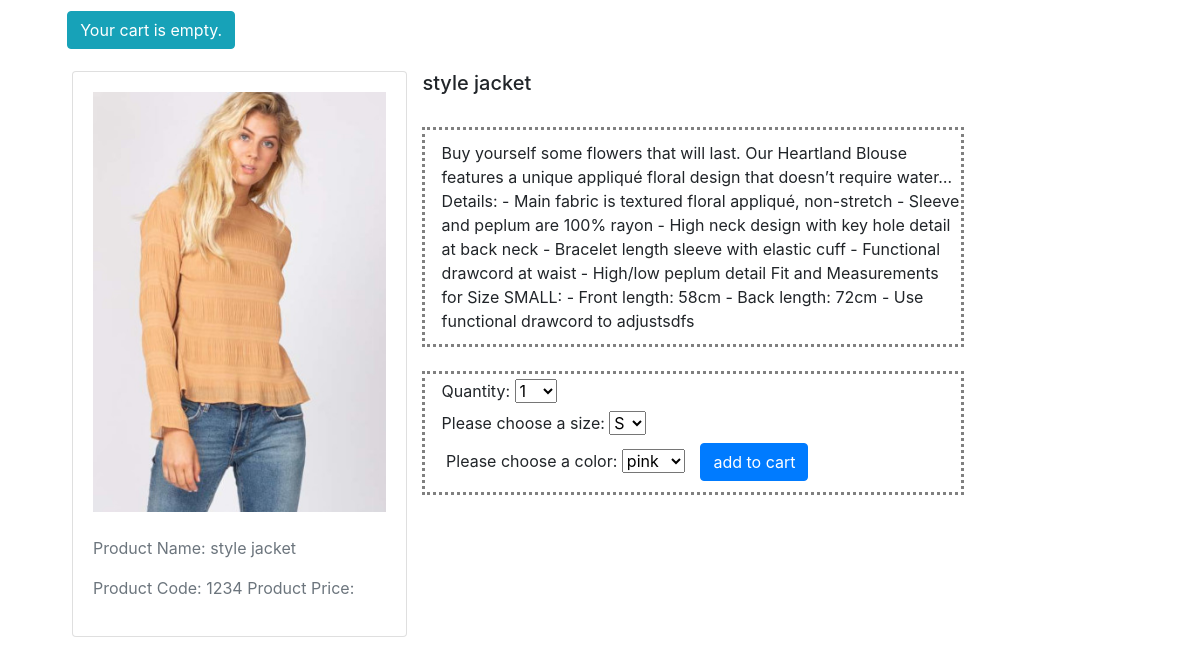
The app's page /indexproducts/4/ with its own data.
### pages/models.py (models this page shows, shortened)
class Products(models.Model):
    SIZE_CHOICES = (
    ('Size', (
            ('small', 's'),
            ('medium', 'm'),
            ('large', 'l'),
            ('extr large', 'xl'),
        ),
    ),
    )
    COLOR_CHOICES = (
    ('color', (
            ('white', 'white'),
            ('blue', 'blue'),
            ('red', 'red'),
        )
    ),)
    category = models.ForeignKey(Category, blank=True, related_name='products', on_delete=models.CASCADE)
    p_code = models.CharField(max_length=50, unique=True)
    p_name = models.CharField(max_length=50)
    slug = models.SlugField(max_length=100, db_index=True, blank=True)
    description = models.TextField(max_length=1500)
    colour = models.CharField(max_length=100,choices=COLOR_CHOICES)
    size = models.CharField(max_length=100, choices=SIZE_CHOICES)
    price = models.DecimalField(decimal_places=2, max_digits=4, default=0)
    isf =  models.BooleanField(default=False)
    pic = models.ImageField(max_length=5000)
    sls = models.CharField(max_length=300, default=SIZE_CHOICES)
    slc = models.CharField(max_length=300)
    available = models.BooleanField(default=True)
    stock = models.PositiveIntegerField()
    created_at = models.DateTimeField(auto_now_add=True)
    updated_at = models.DateTimeField(auto_now=True)
    image = models.ImageField(upload_to='products/%Y/%m/%d', blank=True)
    class Meta:
        ordering = ('p_name', )
        index_together = (('id', 'slug'),)

### pages/views.py (the view)
# urls.py: url(r'^indexproducts/(?P<pk>[0-9]+)/$',views.product_detail, name='productdetail') ,
def product_detail(request, pk):
    product = get_object_or_404(Products, id=pk, available=True)
    pcolor=product.slc
    PRODUCT_COLORS=''
    singlecolor=pcolor.split(',')
    cart=Cart(request)
    cart_product_form = CartAddProductForm()
    context = {
        'pcolor':singlecolor,
        'product': product,
        'cart_product_form': cart_product_form,
        'cart':cart
    }
    return render(request, 'productdetails.html', context)

### cart/forms.py
class CartAddProductForm(forms.Form):
    quantity = forms.TypedChoiceField(choices=PRODUCT_QUANTITY_CHOICES, coerce=int)
    size= forms.CharField(label="Please choose a size:", widget=forms.Select(choices=SIZE_CHOICES))
    update = forms.BooleanField(label="", required=False, initial=False, widget=forms.HiddenInput)

### cart/cart.py (called while the page is built)
    def __len__(self):
        return sum(item['quantity'] for item in self.cart.values())

### pages/templates/productdetails.html (shortened to what this page needs)
<!doctype html>
<head>
 <link rel="stylesheet" href="https://stackpath.bootstrapcdn.com/bootstrap/4.3.1/css/bootstrap.min.css">
</head>
<body>
<div class="container" >
    <div class="row" style="margin-top: 1%; margin-left:2%;margin-bottom:2%;">
            {% with totail_items=cart|length %}
            <div class="text-right">
                {% if cart|length > 0 %}
                 <button class="btn btn-info pull-right">
                    My Shopping Order:
                    {{ totail_items }} item{{ totail_items|pluralize }}, $ {{ cart.get_total_price }}
                </button>
             <a href="{% url 'cart:cart_detail' %}" class="btn btn-primary">View Cart</a> <a href="{% url 'pages:product_list' %}" class="btn btn-primary">Back To List</a>
                    {% else %}
                    <button class="btn btn-info pull-right">
                    Your cart is empty.
                  </button>
            </div>
                {% endif %}
            {% endwith %}
    </div>
</div>
<div class='row' style='margin-left: 6%'>
                <div class="card" class="col-md-6 text-right">
                    <div class="card-body">
                        <div >
                            <image src="/media/{{product.pic}}" class="d-block w-100" width=336 height=420 alt="..."></image>
                          <div><br>
                            <P class="text-muted">Product Name: {{ product.p_name}}</P>
                            <P class="text-muted">Product Code: {{ product.p_code}}
                            Product Price: {{ product.p_price}}</P>
                          </div>
                        </div>
                    </div>
                </div>
                <div class="col-md-6" style="padding-right: : 20px">
                   <h5> <div>{{ product.p_name }}</div>
                    <div id='slevel'></div></h5><br>
                    <div style='border:dotted grey; padding-left:3%; padding-top:2%;padding-bottom:2%'>{{ product.description|safe|linebreaksbr }}</div><br>
                                <form action="{% url 'cart:cart_add' product.id %}" method="post" style='border:dotted grey; padding-left:3%; padding-top:1%;padding-bottom:2%'>
                                {% for field in cart_product_form %}
                                  <div class="form_group">
                                              {{field.label_tag}}
                                               {{field}}
                                           {% endfor %}
                                              <label for="id_colorlabel">Please choose a color:</label>
                                             <select name="color" id="id_color">
                                            {% for color in pcolor %}
                                               <option value="{{color}}">{{color}}
                                               </option>
                                             {% endfor %}
                                     </div>
                                  </div>
                                <input type="submit" id='Button' value="add to cart" class="btn btn-primary" style='margin-left: 3%'>
                            </form>
                    </div>
      </body>
    </html>

### records on screen
Products: pic (picture), p_name "style jacket", p_code "1234", description "Buy yourself some flowers that will last. Our Heartland Blouse features a unique appliqué floral design that doesn’t require water… Details: - Main fabric is textured floral appliqué, non-stretch - Sleeve and peplum are 100% rayon - High neck design with key hole detail at back neck - Bracelet length sleeve with elastic cuff - Functional drawcord at waist - High/low peplum detail Fit and Measurements for Size SMALL: - Front length: 58cm - Back length: 72cm - Use functional drawcord to adjustsdfs"

### other values on screen
{{ field.label_tag }} "Quantity:" "Please choose a size:"
form field color "pink"
